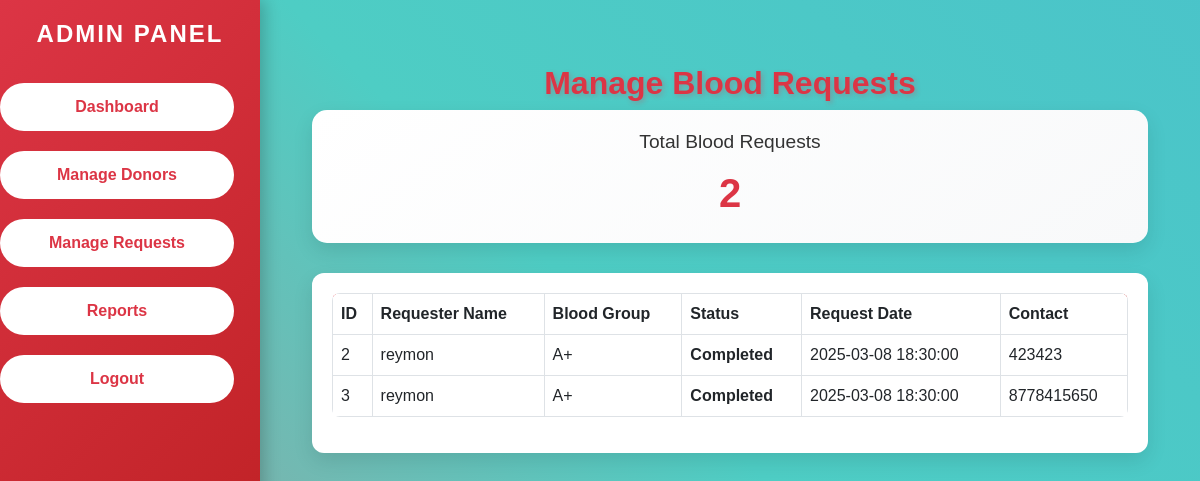
Page /manage_requests.php (signed in) on the committed database.
### tables this page shows
CREATE TABLE `blood_requests` (
  `id` int(11) NOT NULL,
  `blood_group` varchar(5) NOT NULL,
  `urgency` enum('Low','Medium','High') NOT NULL,
  `contact` varchar(15) NOT NULL,
  `reason` text NOT NULL,
  `request_date` timestamp NOT NULL DEFAULT current_timestamp(),
  `status` varchar(20) DEFAULT 'Pending',
  `name` varchar(255) NOT NULL,
  `email` varchar(255) NOT NULL
);

### manage_requests.php (the view, shortened to what this page needs)
<?php
$servername = "localhost";
$username = "root";
$password = "";
$database = "blood_donation_db";
$conn = new mysqli($servername, $username, $password, $database);
$query = "SELECT * FROM blood_requests";
$result = $conn->query($query);
$total_requests_query = "SELECT COUNT(*) AS total FROM blood_requests";
$total_requests_result = $conn->query($total_requests_query);
$total_requests = $total_requests_result->fetch_assoc()['total'];
?>
<!DOCTYPE html>
<html lang="en">
<head>
    <link rel="stylesheet" href="https://cdn.jsdelivr.net/npm/bootstrap@5.3.0/dist/css/bootstrap.min.css">
    <link rel="stylesheet" href="https://cdnjs.cloudflare.com/ajax/libs/font-awesome/6.0.0-beta3/css/all.min.css">
</head>
<body>
    <div class="sidebar">
        <h4 class="text-center mb-4">Admin Panel</h4>
        <button class="btn" onclick="location.href='admin_dashboard.php'">Dashboard</button>
        <button class="btn" onclick="location.href='manage_donors.php'">Manage Donors</button>
        <button class="btn" onclick="location.href='manage_requests.php'">Manage Requests</button>
        <button class="btn" onclick="location.href='reports.php'">Reports</button>
        <button class="btn" onclick="location.href='index.php'">Logout</button>
    </div>
    <div class="main-content">
        <div class="container mt-4">
            <h2 class="text-center text-danger">Manage Blood Requests</h2>
            <div class="total-card">
                <h5>Total Blood Requests</h5>
                <div class="count"><?php echo $total_requests; ?></div>
            </div>
            <div class="table-container">
                <table class="table table-bordered">
                    <thead>
                        <tr>
                            <th>ID</th>
                            <th>Requester Name</th>
                            <th>Blood Group</th>
                            <th>Status</th>
                            <th>Request Date</th>
                            <th>Contact</th>
                        </tr>
                    </thead>
                    <tbody>
                        <?php
                        if ($result->num_rows > 0) {
                            while ($row = $result->fetch_assoc()) {
                                echo "<tr>";
                                echo "<td>" . htmlspecialchars($row['id']) . "</td>";
                                echo "<td>" . htmlspecialchars($row['name']) . "</td>";
                                echo "<td>" . htmlspecialchars($row['blood_group']) . "</td>";
                                echo "<td class='status-" . strtolower($row['status']) . "'>" . htmlspecialchars($row['status']) . "</td>";
                                echo "<td>" . htmlspecialchars($row['request_date']) . "</td>";
                                echo "<td>" . htmlspecialchars($row['contact']) . "</td>";
                                echo "</tr>";
                            }
                        } else {
                            echo "<tr><td colspan='6' class='text-center'>No blood requests found</td></tr>";
                        }
                        ?>
                    </tbody>
                </table>
            </div>
        </div>
    </div>
</body>
</html>

### manage_requests.php (style rules this page uses)
body { background: linear-gradient(45deg, #ff6b6b, #4ecdc4, #45b7d1, #96c93d); background-size: 400% 400%; animation: gradientBG 15s ease infinite; font-family: 'Poppins', sans-serif; color: #333; overflow-x: hidden; }
.sidebar { height: 100vh; width: 250px; position: fixed; top: 0; left: 0; background: linear-gradient(135deg, #dc3545, #b71c1c); color: white; padding-top: 20px; box-shadow: 5px 0 15px rgba(0, 0, 0, 0.2); transition: width 0.3s ease; }
.sidebar h4 { font-weight: 700; text-transform: uppercase; letter-spacing: 2px; animation: fadeInDown 1s ease; }
.sidebar .btn { width: 90%; margin: 10px auto; background: white; color: #dc3545; border: none; padding: 12px; border-radius: 25px; font-weight: 600; transition: all 0.3s ease; }
.main-content { margin-left: 260px; padding: 40px; }
h2.text-danger { font-weight: 700; text-shadow: 2px 2px 5px rgba(220, 53, 69, 0.3); animation: bounceIn 1s ease; }
.total-card { background: linear-gradient(145deg, #ffffff, #f8f9fa); border-radius: 15px; padding: 20px; box-shadow: 0 8px 20px rgba(0, 0, 0, 0.1); text-align: center; margin-bottom: 30px; animation: cardPop 1s ease; }
.total-card h5 { font-size: 1.2rem; color: #333; margin-bottom: 10px; }
.total-card .count { font-size: 2.5rem; font-weight: 700; color: #dc3545; animation: scaleUp 1.5s ease infinite alternate; }
.table-container { margin-top: 20px; background: white; border-radius: 12px; padding: 20px; box-shadow: 0 8px 20px rgba(0, 0, 0, 0.1); animation: fadeInUp 1s ease; }
.table { border-radius: 8px; overflow: hidden; }
.table thead { background: linear-gradient(90deg, #dc3545, #b71c1c); color: white; }
.table tbody tr { transition: all 0.3s ease; }
.table td, .table th { vertical-align: middle; }
.status-completed { color: #28a745; font-weight: bold; }

### rows in the picture
blood_requests: id "2", name "reymon", blood_group "A+", status "Completed", request_date "2025-03-08 18:30:00", contact "423423"
blood_requests: id "3", name "reymon", blood_group "A+", status "Completed", request_date "2025-03-08 18:30:00", contact "8778415650"

### other values in the picture
$total_requests "2"
